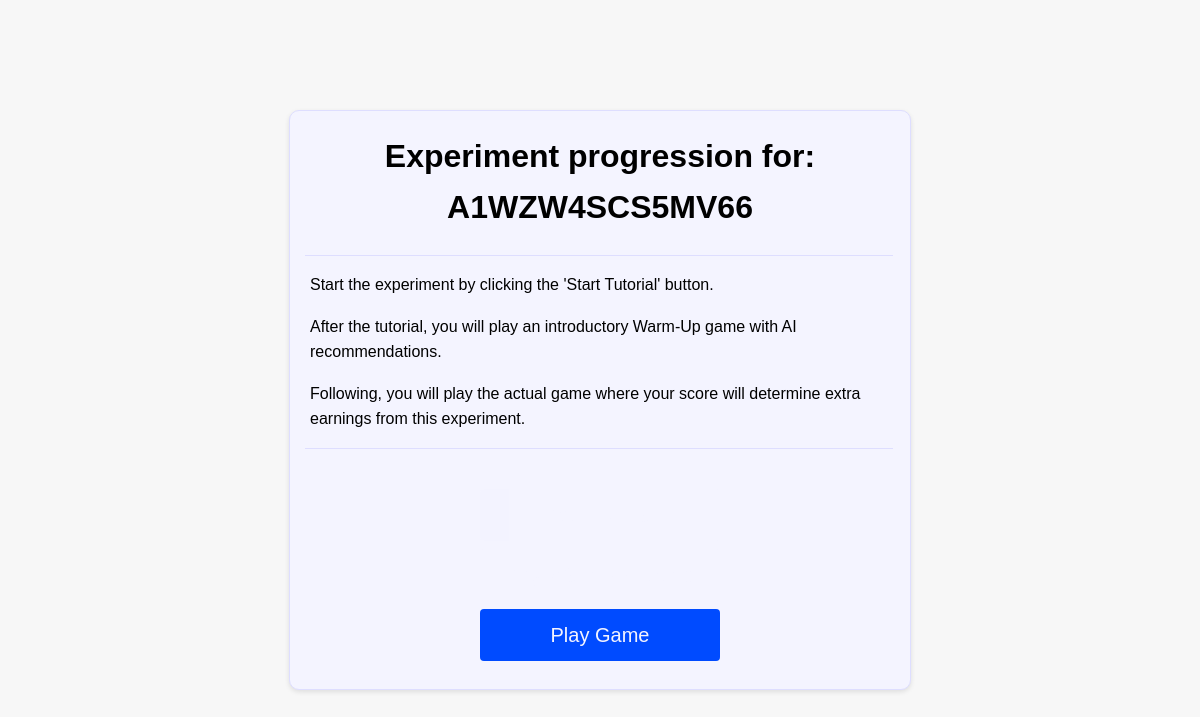
The page /experiment/ (signed in) on the database as committed earlier.
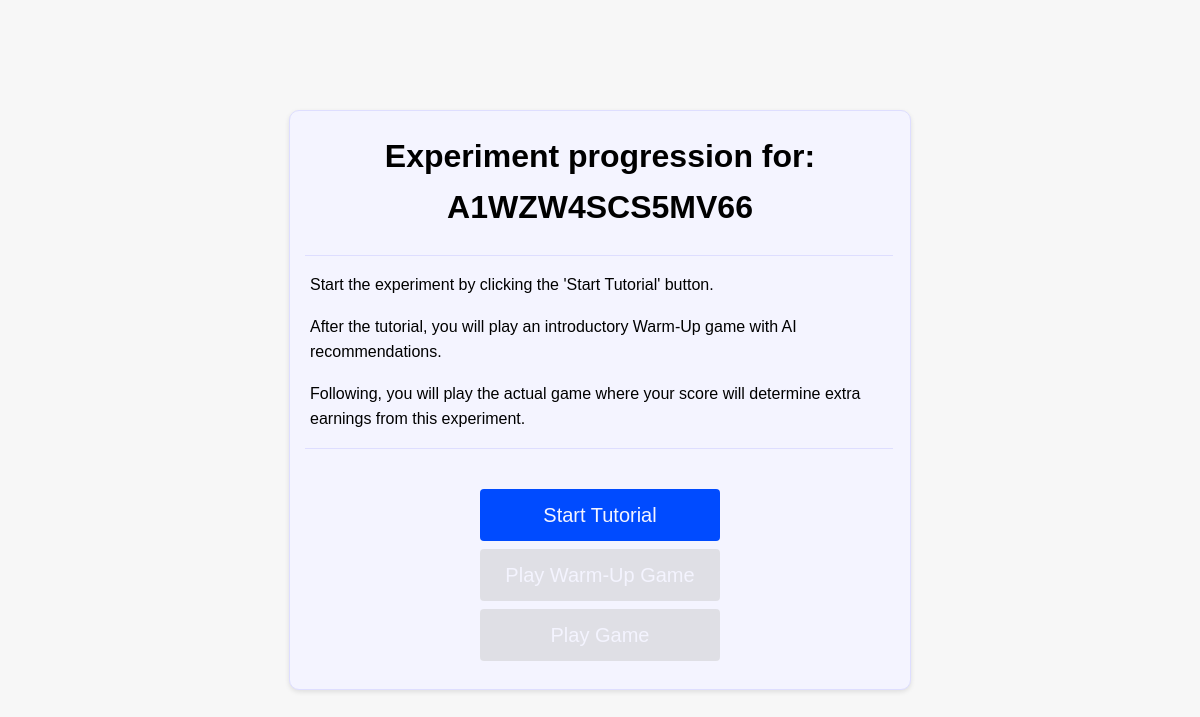
The same page on the database as committed later.
### app/models.py (models this page shows, shortened)
class User(db.Model):
    mturk_id = db.Column(db.String(20), primary_key = True, unique=True)
    experiment_completed = db.Column(db.Boolean, default=False)
    intervention_condition = db.Column(db.Integer)
    attention_checks_failed = db.Column(db.Integer, default=0)

### app/views.py (the view)
@app.route('/experiment/')
@login_required
def experiment():
    if not current_user.is_authenticated:
        print("User not authenticated.")
        log_experiment(f'{current_user.mturk_id} is not authenticated. Step: experiment.')
        return redirect(url_for('login'))
    if session.get('exp_page_loaded'):
        print("User is reloading experiment page.")
        log_experiment(f'{current_user.mturk_id} is reloading experiment page.')
        return redirect(url_for('clear_session_and_logout'))
    session['task_started'] = False
    session['endgame_loaded'] = False
    print("Setting experiment page loaded.")
    session['exp_page_loaded'] = True
    t_c = is_task_completed('tutorial')
    w_c = is_task_completed('warmup')
    mturk_id = session.get('mturk_id')
    log_experiment(f'{current_user.mturk_id} is on experiment page. Tutorial completed: {t_c}, Warmup completed: {w_c}. Step: experiment.')
    return render_template('experiment.html', mturk_id=mturk_id, tutorial_completed=t_c, warmup_completed=w_c)

### app/views.py (called while the page is built)
@app.before_request
def create_tables():
    db.create_all()

@lm.user_loader
def load_user(mturk_id):
    return User.query.get(mturk_id)

def log_experiment(message):
    path = 'logs/'
    filename = f'experiment_{current_user.mturk_id}.txt'
    timestamp = datetime.now().strftime('%m-%d %H:%M:%S')
    with open(path + filename, 'a', encoding='utf-8') as f:
        f.write(f'{message} - {timestamp}\n')

def is_session_expired():
    expiry_time = session.get('expiry_time')
    if expiry_time:
        expiry_time = datetime.strptime(expiry_time, '%Y-%m-%d %H:%M:%S')
        if datetime.now() > expiry_time:
            return True
    return False

@app.before_request
def check_session_expiry():
    if current_user.is_authenticated and is_session_expired():
        clear_session_and_logout()

def is_task_completed(task_type):
    task_completion = TaskCompletion.query.filter_by(user_id=current_user.mturk_id, task_type=task_type).first()
    if task_completion:
        return True
    else:
        return False

### app/templates/experiment.html (shortened to what this page needs)
<!DOCTYPE html>
<html>
<head>
    <link rel="stylesheet" href="{{ url_for('static', filename='styles.css') }}">
</head>
<body>
    <div class="container">
        <h1>Experiment progression for: {{ mturk_id }}</h1>
        <div class="separator" style="width: 98%; margin-left: 5px; border-top: 1px solid #dedeff"></div>
        <p style="text-align: left; margin-left: 10px;">Start the experiment by clicking the 'Start Tutorial' button.</p>
        <p style="text-align: left; margin-left: 10px;">After the tutorial, you will play an introductory Warm-Up game with AI recommendations.</p>
        <p style="text-align: left; margin-left: 10px;">Following, you will play the actual game where your score will determine extra earnings from this experiment.</p>
        <div class="separator" style="width: 98%; margin-left: 5px; border-top: 1px solid #dedeff"></div>
        <div style="height: 60px; margin-top: 40px; width: 100%; text-align: center;">
            {% if tutorial_completed %}
                <a href="{{ url_for('tutorial') }}" class="completed-button" style="width: 200px;">Start Tutorial</a>
            {% else %}
                <a href="{{ url_for('tutorial') }}" class="button" style="width: 200px;">Start Tutorial</a>
            {% endif %}
        </div>
        <div style="height: 60px; text-align: center">
            {% if tutorial_completed %}
                {% if warmup_completed %}
                    <a href="{{ url_for('warmup') }}" class="completed-button" style="width: 200px;">Play Warm-Up Game</a>
                {% else %}
                    <a href="{{ url_for('warmup') }}" class="button" style="width: 200px;">Play Warm-Up Game</a>
                {% endif %}
            {% else %}
                <a href="{{ url_for('warmup') }}" class="inactive-button" style="width: 200px;">Play Warm-Up Game</a>
            {% endif %}
        </div>
        <div style="height: 60px; text-align: center">
            {% if warmup_completed %}
                <a href="{{ url_for('task') }}" class="button" style="width: 200px;">Play Game</a>
            {% else %}
                <a href="{{ url_for('task') }}" class="inactive-button" style="width: 200px;">Play Game</a>
            {% endif %}
        </div>
    </div>
</body>
</html>

### app/static/styles.css (style rules this page uses)
body { font-family: Arial, sans-serif; line-height: 1.6; margin: 0; padding: 0; }
h1 { margin-top: 0; }
.container { text-align: center; padding: 20px 10px; border: 1px solid #dedeff; border-radius: 10px; background-color: #f4f4ff; box-shadow: 0 2px 5px rgba(0, 0, 0, 0.1); width: 80%; max-width: 600px; }
.button { padding: 10px 20px; background-color: #004bff; border: none; cursor: pointer; border-radius: 4px; font-size: 20px; text-decoration: none; color: #f4f4ff; display: inline-block; }
.inactive-button { pointer-events: none; background-color: #ccc; opacity: 0.5; padding: 10px 20px; border: none; border-radius: 4px; font-size: 20px; text-decoration: none; color: #f4f4ff; display: inline-block; }
.separator { margin: 10px 0; border-top: 1px solid #ccc; }

### app/templates/experiment.html (style rules this page uses)
body { font-family: Arial, sans-serif; display: flex; flex-direction: column; align-items: center; justify-content: center; min-height: 100vh; background-color: #f7f7f7; margin: 0; padding: 0; }

Rows that differ between the two databases and show on the page:
now on this page (row edited): User: mturk_id "A1WZW4SCS5MV66"
Other text that changed with them:
{{ mturk_id }}: "A1WZW4SCS5MV66" → (not shown)
text now shown: "Start Tutorial Play Warm-Up Game"
